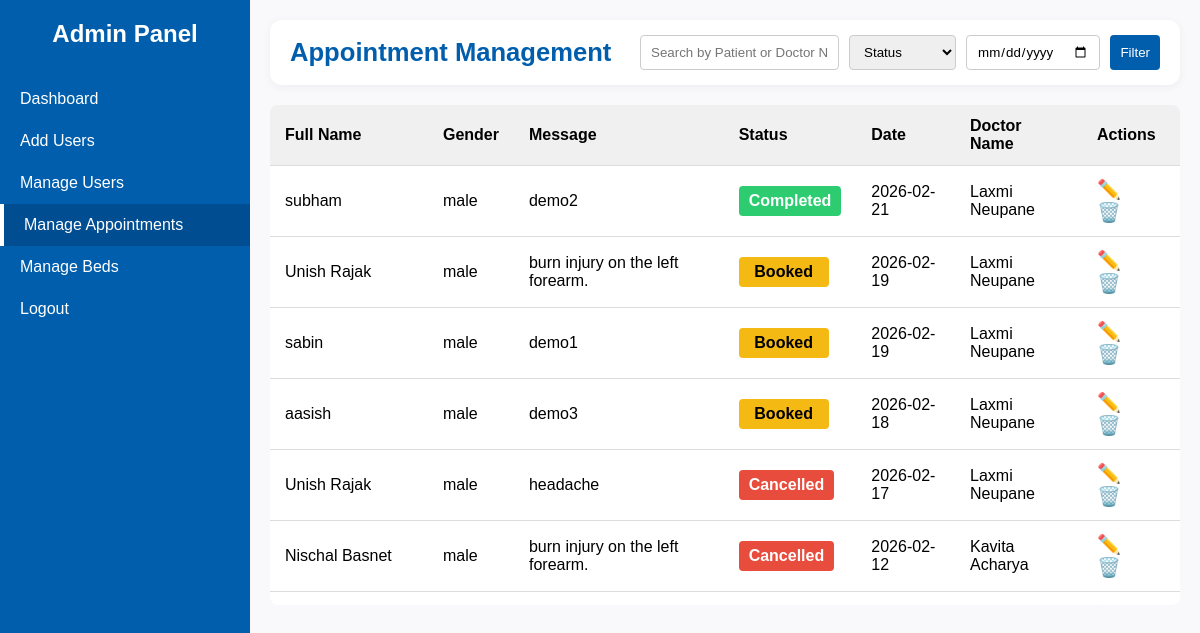
The app's page /Admin/manage_appointments.php (signed in) with its own data.
### tables this page shows
CREATE TABLE `appointments` (
  `appointment_id` int NOT NULL,
  `doctor_id` int NOT NULL,
  `patient_name` varchar(100) NOT NULL,
  `phone` varchar(20) NOT NULL,
  `email` varchar(100) DEFAULT NULL,
  `address` varchar(255) DEFAULT NULL,
  `gender` enum('male','female','other') NOT NULL,
  `appointment_date` date NOT NULL,
  `message` text,
  `status` enum('Booked','Cancelled','Completed') DEFAULT 'Booked',
  `comment` text,
  `created_at` timestamp NULL DEFAULT CURRENT_TIMESTAMP,
  `updated_at` timestamp NULL DEFAULT CURRENT_TIMESTAMP ON UPDATE CURRENT_TIMESTAMP,
  `user_id` int DEFAULT NULL
);

CREATE TABLE `doctors` (
  `doctor_id` int NOT NULL,
  `user_id` int DEFAULT NULL,
  `name` varchar(100) DEFAULT NULL,
  `email` varchar(100) DEFAULT NULL,
  `department` varchar(100) DEFAULT NULL,
  `designation` varchar(100) DEFAULT NULL,
  `council_number` varchar(50) DEFAULT NULL,
  `phone` varchar(20) DEFAULT NULL,
  `photo` varchar(255) DEFAULT NULL
);

### src/Admin/manage_appointments.php (the view, shortened to what this page needs)
<?php
include("../config/db.php");
$search = $_GET['search'] ?? '';
$dateFilter = $_GET['date'] ?? '';
$sql = "SELECT a.appointment_id, a.patient_name, a.gender, a.message, a.status,
               a.appointment_date, d.name AS doctor_name
        FROM appointments a
        JOIN doctors d ON a.doctor_id = d.doctor_id
        WHERE 1=1";
$sql .= " ORDER BY a.appointment_date DESC";
$stmt = $conn->prepare($sql);
$stmt->execute();
$appointments = $stmt->get_result();
?>
<!DOCTYPE html>
<html lang="en">
<head>
</head>
<body>
<div class="sidebar">
  <h2>Admin Panel</h2>
      <a href="admin_dashboard.php">Dashboard</a>
    <a href="create_user.php">Add Users</a>
    <a href="manage_users.php">Manage Users</a>
    <a href="manage_appointments.php" class="active">Manage Appointments</a>
    <a href="manage_beds.php">Manage Beds</a>
    <a href="../auth/logout.php">Logout</a>
</div>
<div class="main">
  <div class="topbar">
    <h1>Appointment Management</h1>
    <div class="filter-bar">
      <form method="get">
        <input type="text" name="search" placeholder="Search by Patient or Doctor Name" value="<?= htmlspecialchars($search) ?>">
        <select name="status">
          <option value="">Status</option>
        </select>
        <input type="date" name="date" value="<?= htmlspecialchars($dateFilter) ?>">
        <button type="submit">Filter</button>
      </form>
    </div>
  </div>
  <div class="table-container">
    <table>
      <thead>
        <tr>
          <th>Full Name</th>
          <th>Gender</th>
          <th>Message</th>
          <th>Status</th>
          <th>Date</th>
          <th>Doctor Name</th>
          <th>Actions</th>
        </tr>
      </thead>
      <tbody>
        <?php if ($appointments->num_rows > 0): ?>
          <?php while ($row = $appointments->fetch_assoc()): ?>
            <tr>
              <td><?= htmlspecialchars($row['patient_name']) ?></td>
              <td><?= htmlspecialchars($row['gender']) ?></td>
              <td><?= htmlspecialchars($row['message']) ?></td>
              <td><span class="status <?= htmlspecialchars($row['status']) ?>"><?= htmlspecialchars($row['status']) ?></span></td>
              <td><?= htmlspecialchars($row['appointment_date']) ?></td>
              <td><?= htmlspecialchars($row['doctor_name']) ?></td>
              <td class="actions">
                <a href="edit_appointment.php?id=<?= $row['appointment_id'] ?>" class="edit">✏️</a>
                <a href="javascript:void(0);" onclick="confirmDelete(<?= $row['appointment_id'] ?>)" class="delete">🗑️</a>
              </td>
            </tr>
          <?php endwhile; ?>
        <?php else: ?>
          <tr><td colspan="7">No appointments found.</td></tr>
        <?php endif; ?>
      </tbody>
    </table>
  </div>
</div>
</body>
</html>

### src/Admin/manage_appointments.php (style rules this page uses)
* { margin: 0; padding: 0; box-sizing: border-box; font-family: Arial, sans-serif; }
body { display: flex; height: 100vh; background: #f9f9fb; }
.sidebar { width: 250px; background: #015eac; color: #fff; padding: 20px 0; display: flex; flex-direction: column; align-items: center; }
.sidebar h2 { margin-bottom: 30px; }
.sidebar a { display: block; width: 100%; padding: 12px 20px; color: #fff; text-decoration: none; }
.sidebar a:hover, .sidebar a.active { background: #004d91; border-left: 4px solid #fff; }
.main { flex: 1; padding: 20px; overflow-y: auto; }
.topbar { background: #fff; padding: 15px 20px; margin-bottom: 20px; border-radius: 12px; display: flex; justify-content: space-between; align-items: center; box-shadow: 0 2px 10px rgba(0,0,0,0.05); }
.topbar h1 { color: #015eac; font-size: 1.6rem; }
.filter-bar form { display: flex; gap: 10px; flex-wrap: wrap; }
.filter-bar input, .filter-bar select, .filter-bar button { padding: 8px 10px; border: 1px solid #ccc; border-radius: 4px; }
.filter-bar button { background: #015eac; color: #fff; border: none; cursor: pointer; transition: 0.3s; }
.table-container { max-height: 500px; overflow-y: auto; border-radius: 8px; }
table { border-collapse: collapse; width: 100%; background: #fff; border-radius: 8px; }
th, td { padding: 12px 15px; border-bottom: 1px solid #ddd; text-align: left; }
thead th { background: #f0f0f0; position: sticky; top: 0; }
.status { padding: 6px 10px; border-radius: 4px; color: #fff; font-weight: bold; text-align: center; display: inline-block; min-width: 90px; }
.status.Booked { background-color: #f5b914; color: #000; }
.status.Completed { background-color: #2ecc71; }
.status.Cancelled { background-color: #e74c3c; }
.actions a { margin-right: 10px; text-decoration: none; font-size: 1.2rem; }
.actions a.edit { color: #015eac; }
.actions a.delete { color: #f31026; }

### records on screen
appointments: patient_name "subham", gender "male", message "demo2", status "Completed", appointment_date "2026-02-21", doctor.name "Laxmi Neupane"
appointments: patient_name "Unish Rajak", gender "male", message "burn injury on the left forearm.", status "Booked", appointment_date "2026-02-19", doctor.name "Laxmi Neupane"
appointments: patient_name "sabin", gender "male", message "demo1", status "Booked", appointment_date "2026-02-19", doctor.name "Laxmi Neupane"
appointments: patient_name "aasish", gender "male", message "demo3", status "Booked", appointment_date "2026-02-18", doctor.name "Laxmi Neupane"
appointments: patient_name "Unish Rajak", gender "male", message "headache", status "Cancelled", appointment_date "2026-02-17", doctor.name "Laxmi Neupane"
appointments: patient_name "Nischal Basnet", gender "male", message "burn injury on the left forearm.", status "Cancelled", appointment_date "2026-02-12", doctor.name "Kavita Acharya"
